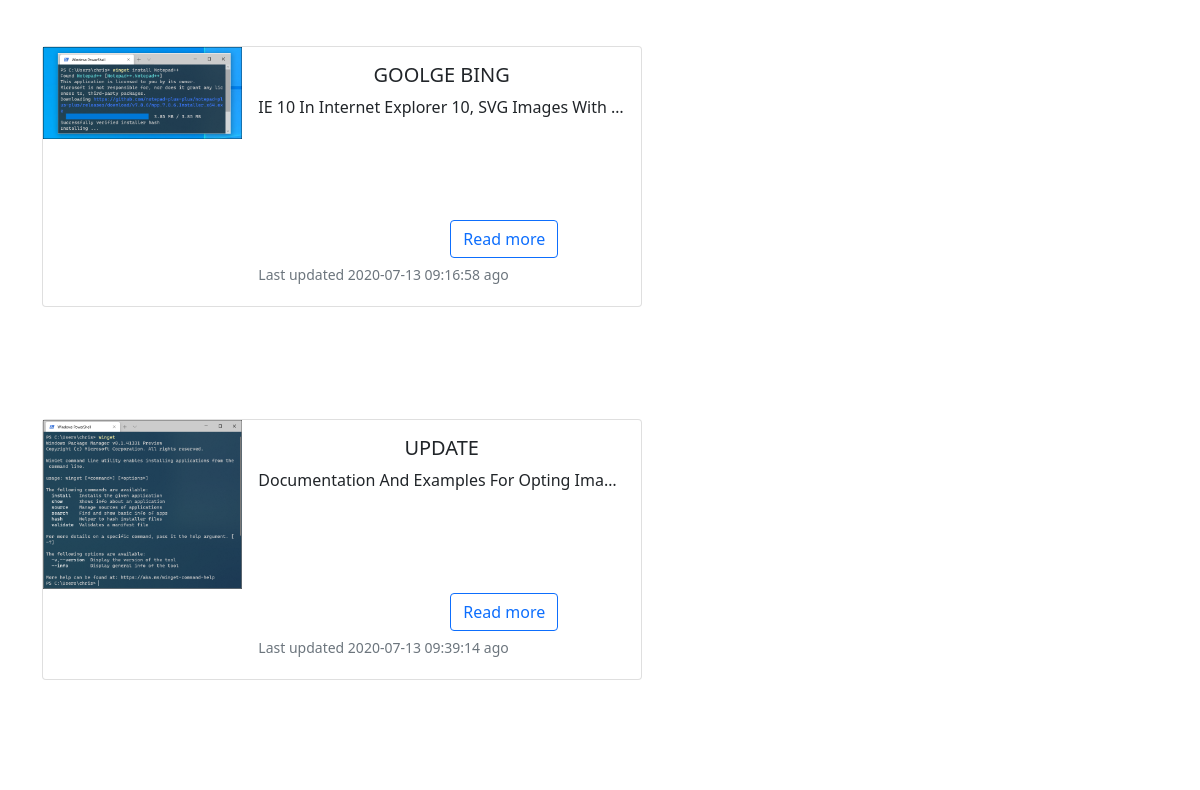
Before: /tet.php (middle part) with the older database file.
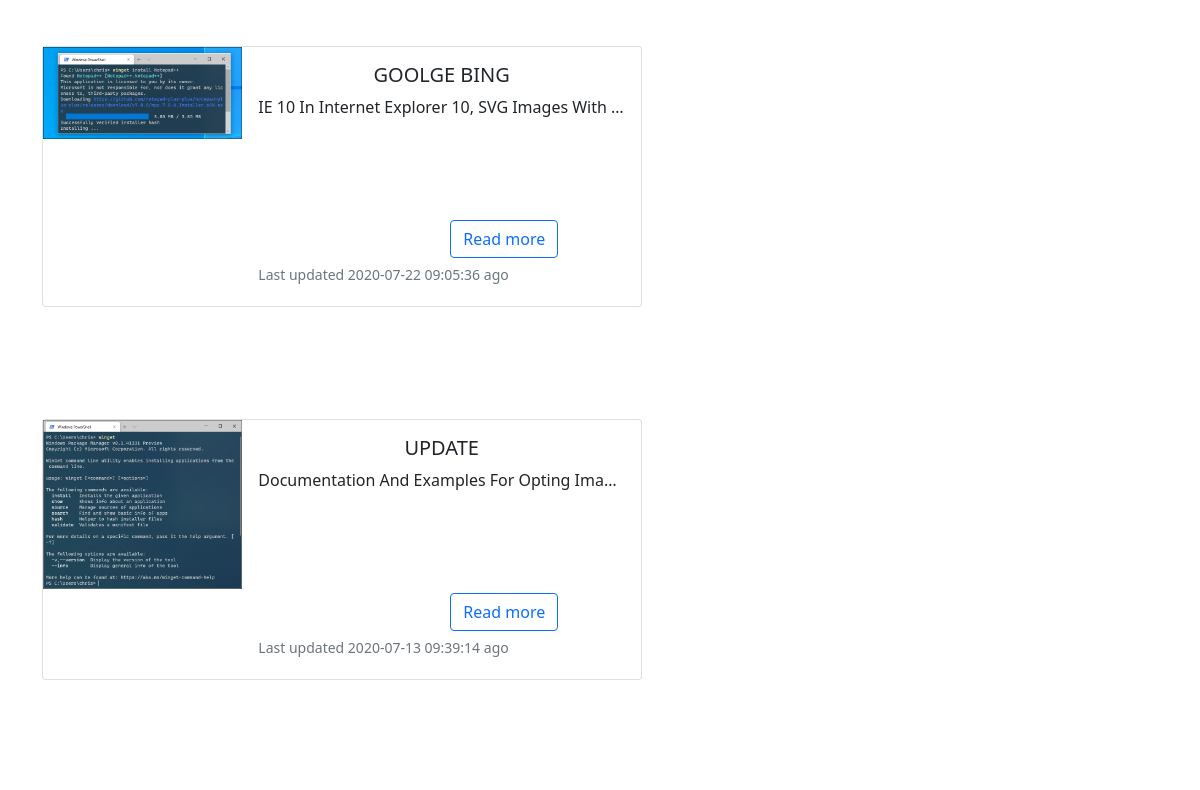
After: the same page with the newer database file.
### tables this page shows
CREATE TABLE `gallery` (
  `id` int(11) NOT NULL,
  `filepath` varchar(500) NOT NULL,
  `filename` varchar(500) NOT NULL,
  `title` varchar(500) NOT NULL,
  `shortdescription` blob NOT NULL,
  `description` blob NOT NULL,
  `Datetime` timestamp NOT NULL DEFAULT current_timestamp() ON UPDATE current_timestamp()
);

### tet.php (the view, shortened to what this page needs)
<!doctype html>
<html lang="en">
  <head>
    <link rel="stylesheet" href="https://stackpath.bootstrapcdn.com/bootstrap/5.0.0-alpha1/css/bootstrap.min.css">
    <link rel="stylesheet" href="https://cdnjs.cloudflare.com/ajax/libs/fancybox/3.5.7/jquery.fancybox.css" type="text/css" media="screen" />
  </head>
  <body>
  <?php
	$con = mysqli_connect('localhost','root','');
	    mysqli_select_db($con,'ngo');
	$query = " SELECT `filepath`,`id`, `filename`, `title`, `description`, `shortdescription`,`Datetime` FROM `gallery` order by id ASC ";
	$queryfire = mysqli_query($con, $query);
	$num = mysqli_num_rows($queryfire);
	if($num > 0){
		while($row= mysqli_fetch_array($queryfire)){
			?>
		 <div class="container py-5">
            <div class="card mb-3" style="max-width: 600px;">
           <div class="row g-0">
            <div class="col-md-4">
            	<img src="<?php echo "php/" .$row["filepath"]; ?>" alt="" data-fancybox="gallery"  class="img-fluid" style="width:auto; hieght:90vh;"/>
            </div>
            <div class="col-md-8">
            <div class="card-body">
            <h5 class="card-title text-uppercase text-center"><?php echo $row["title"];  ?></h5>
            <p class="text-capitalize text-justify  text-truncate"><?php echo $row["shortdescription"]; ?> </p> <br/>
             <div class="pt-5" style="margin-top:0.8rem;">
               <a href="<?php echo "readmore.php?id=".$row['id'];?>" class="btn btn-outline-primary" role="button" aria-pressed="true" style="margin-left:12rem;">Read more</a>
            </div>
            <p class="card-text ml-5 my-1"><small class="text-muted">Last updated <?php echo $row["Datetime"];?> ago</small></p>
            </div>
            </div>
        </div>
        </div>
    </div>
<?php
	}
}
?>
    <?php include("php/footer.php");?>

Changed rows visible on the page:
changed gallery "GOOLGE BING": Datetime "2020-07-13 09:16:58" → "2020-07-22 09:05:36"
